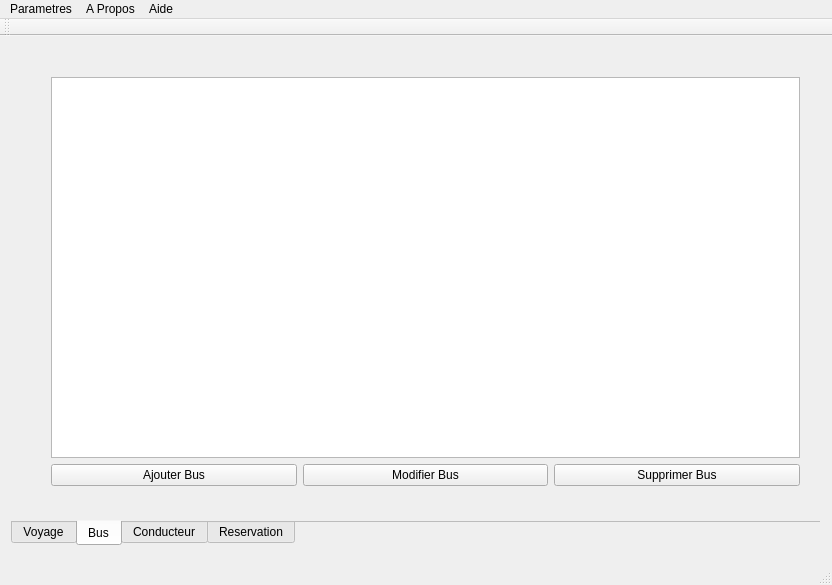
<?xml version="1.0" encoding="UTF-8"?>
<ui version="4.0">
 <class>MainWindow</class>
 <widget class="QMainWindow" name="MainWindow">
  <property name="enabled">
   <bool>true</bool>
  </property>
  <property name="geometry">
   <rect>
    <x>0</x>
    <y>0</y>
    <width>832</width>
    <height>585</height>
   </rect>
  </property>
  <property name="minimumSize">
   <size>
    <width>832</width>
    <height>585</height>
   </size>
  </property>
  <property name="maximumSize">
   <size>
    <width>832</width>
    <height>585</height>
   </size>
  </property>
  <property name="windowTitle">
   <string>MainWindow</string>
  </property>
  <widget class="QWidget" name="centralWidget">
   <widget class="QWidget" name="verticalLayoutWidget">
    <property name="geometry">
     <rect>
      <x>0</x>
      <y>0</y>
      <width>831</width>
      <height>521</height>
     </rect>
    </property>
    <layout class="QVBoxLayout" name="verticalLayout_2">
     <item>
      <widget class="QTabWidget" name="tabWidget">
       <property name="maximumSize">
        <size>
         <width>831</width>
         <height>511</height>
        </size>
       </property>
       <property name="mouseTracking">
        <bool>false</bool>
       </property>
       <property name="tabletTracking">
        <bool>false</bool>
       </property>
       <property name="layoutDirection">
        <enum>Qt::LeftToRight</enum>
       </property>
       <property name="autoFillBackground">
        <bool>false</bool>
       </property>
       <property name="tabPosition">
        <enum>QTabWidget::South</enum>
       </property>
       <property name="tabShape">
        <enum>QTabWidget::Rounded</enum>
       </property>
       <property name="currentIndex">
        <number>1</number>
       </property>
       <property name="iconSize">
        <size>
         <width>142</width>
         <height>30</height>
        </size>
       </property>
       <property name="elideMode">
        <enum>Qt::ElideRight</enum>
       </property>
       <property name="usesScrollButtons">
        <bool>true</bool>
       </property>
       <property name="documentMode">
        <bool>true</bool>
       </property>
       <property name="tabsClosable">
        <bool>false</bool>
       </property>
       <property name="movable">
        <bool>false</bool>
       </property>
       <property name="tabBarAutoHide">
        <bool>false</bool>
       </property>
       <widget class="QWidget" name="tab_voyage">
        <attribute name="icon">
         <iconset resource="ressources.qrc">
          <normaloff>:/images/src/road.png</normaloff>:/images/src/road.png</iconset>
        </attribute>
        <attribute name="title">
         <string>Voyage</string>
        </attribute>
        <widget class="QWidget" name="verticalLayoutWidget_2">
         <property name="geometry">
          <rect>
           <x>20</x>
           <y>20</y>
           <width>781</width>
           <height>431</height>
          </rect>
         </property>
         <layout class="QVBoxLayout" name="verticalLayout">
          <property name="spacing">
           <number>6</number>
          </property>
          <item>
           <widget class="QColumnView" name="columnView"/>
          </item>
          <item>
           <layout class="QHBoxLayout" name="horizontalLayout">
            <item>
             <widget class="QPushButton" name="pushButton_2">
              <property name="text">
               <string>Ajouter Voyage</string>
              </property>
             </widget>
            </item>
            <item>
             <widget class="QPushButton" name="pushButton_3">
              <property name="text">
               <string>Editer Voyage</string>
              </property>
             </widget>
            </item>
            <item>
             <widget class="QPushButton" name="pushButton">
              <property name="text">
               <string>Supprimer Voyage</string>
              </property>
             </widget>
            </item>
           </layout>
          </item>
         </layout>
        </widget>
       </widget>
       <widget class="QWidget" name="tab_bus">
        <property name="accessibleName">
         <string/>
        </property>
        <attribute name="icon">
         <iconset resource="ressources.qrc">
          <normaloff>:/images/src/bus.png</normaloff>:/images/src/bus.png</iconset>
        </attribute>
        <attribute name="title">
         <string>Bus</string>
        </attribute>
        <widget class="QWidget" name="verticalLayoutWidget_3">
         <property name="geometry">
          <rect>
           <x>29</x>
           <y>19</y>
           <width>771</width>
           <height>431</height>
          </rect>
         </property>
         <layout class="QVBoxLayout" name="verticalLayout_3">
          <item>
           <widget class="QTableView" name="tableView"/>
          </item>
          <item>
           <layout class="QHBoxLayout" name="horizontalLayout_2">
            <item>
             <widget class="QPushButton" name="pushButton_6">
              <property name="text">
               <string>Ajouter Bus</string>
              </property>
             </widget>
            </item>
            <item>
             <widget class="QPushButton" name="pushButton_5">
              <property name="text">
               <string>Modifier Bus</string>
              </property>
             </widget>
            </item>
            <item>
             <widget class="QPushButton" name="pushButton_4">
              <property name="text">
               <string>Supprimer Bus</string>
              </property>
             </widget>
            </item>
           </layout>
          </item>
         </layout>
        </widget>
       </widget>
       <widget class="QWidget" name="tab_conducteur">
        <attribute name="icon">
         <iconset resource="ressources.qrc">
          <normaloff>:/images/src/driver.png</normaloff>:/images/src/driver.png</iconset>
        </attribute>
        <attribute name="title">
         <string>Conducteur</string>
        </attribute>
        <widget class="QWidget" name="verticalLayoutWidget_4">
         <property name="geometry">
          <rect>
           <x>20</x>
           <y>19</y>
           <width>781</width>
           <height>431</height>
          </rect>
         </property>
         <layout class="QVBoxLayout" name="verticalLayout_4">
          <item>
           <widget class="QTableView" name="tableView_2"/>
          </item>
          <item>
           <layout class="QHBoxLayout" name="horizontalLayout_3">
            <item>
             <widget class="QPushButton" name="pushButton_9">
              <property name="text">
               <string>Ajouter Conducteur</string>
              </property>
             </widget>
            </item>
            <item>
             <widget class="QPushButton" name="pushButton_8">
              <property name="text">
               <string>Modifier Conducteur</string>
              </property>
             </widget>
            </item>
            <item>
             <widget class="QPushButton" name="pushButton_7">
              <property name="text">
               <string>Supprimer Conducteur</string>
              </property>
             </widget>
            </item>
           </layout>
          </item>
         </layout>
        </widget>
       </widget>
       <widget class="QWidget" name="tab_reservation">
        <attribute name="icon">
         <iconset resource="ressources.qrc">
          <normaloff>:/images/src/booking.png</normaloff>:/images/src/booking.png</iconset>
        </attribute>
        <attribute name="title">
         <string>Reservation</string>
        </attribute>
        <widget class="QWidget" name="verticalLayoutWidget_5">
         <property name="geometry">
          <rect>
           <x>19</x>
           <y>20</y>
           <width>781</width>
           <height>421</height>
          </rect>
         </property>
         <layout class="QVBoxLayout" name="verticalLayout_5">
          <item>
           <widget class="QTableView" name="tableView_3"/>
          </item>
          <item>
           <layout class="QHBoxLayout" name="horizontalLayout_4">
            <item>
             <widget class="QPushButton" name="pushButton_12">
              <property name="text">
               <string>Ajouter Reservation</string>
              </property>
             </widget>
            </item>
            <item>
             <widget class="QPushButton" name="pushButton_11">
              <property name="text">
               <string>Modifier Reservation</string>
              </property>
             </widget>
            </item>
            <item>
             <widget class="QPushButton" name="pushButton_10">
              <property name="text">
               <string>Supprimer Reservation</string>
              </property>
             </widget>
            </item>
           </layout>
          </item>
         </layout>
        </widget>
       </widget>
      </widget>
     </item>
    </layout>
   </widget>
  </widget>
  <widget class="QMenuBar" name="menuBar">
   <property name="geometry">
    <rect>
     <x>0</x>
     <y>0</y>
     <width>832</width>
     <height>22</height>
    </rect>
   </property>
   <widget class="QMenu" name="menuParametre">
    <property name="title">
     <string>Parametres</string>
    </property>
   </widget>
   <widget class="QMenu" name="menuA_Propos">
    <property name="title">
     <string>A Propos</string>
    </property>
   </widget>
   <widget class="QMenu" name="menuAide">
    <property name="title">
     <string>Aide</string>
    </property>
   </widget>
   <addaction name="menuParametre"/>
   <addaction name="menuA_Propos"/>
   <addaction name="menuAide"/>
  </widget>
  <widget class="QToolBar" name="mainToolBar">
   <attribute name="toolBarArea">
    <enum>TopToolBarArea</enum>
   </attribute>
   <attribute name="toolBarBreak">
    <bool>false</bool>
   </attribute>
  </widget>
  <widget class="QStatusBar" name="statusBar"/>
 </widget>
 <layoutdefault spacing="6" margin="11"/>
 <resources>
  <include location="ressources.qrc"/>
 </resources>
 <connections/>
</ui>
